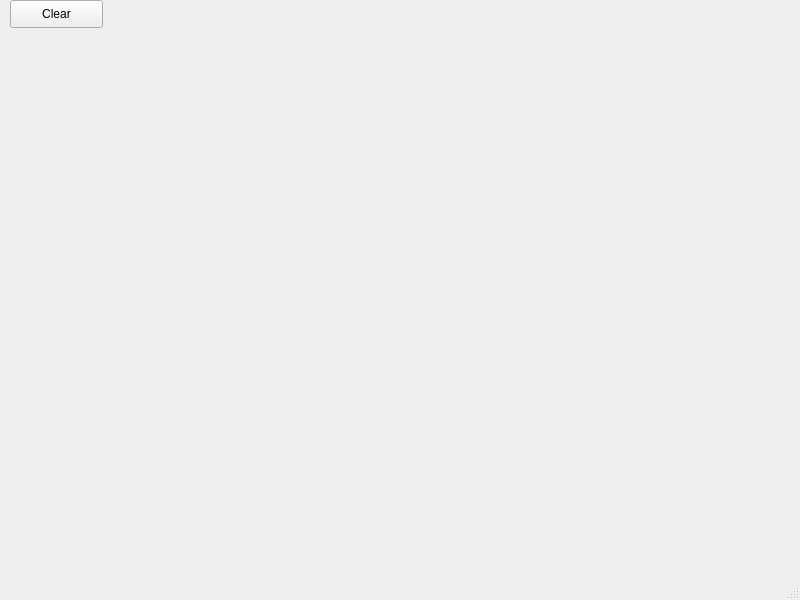
<?xml version="1.0" encoding="UTF-8"?>
<ui version="4.0">
 <class>MainWindow</class>
 <widget class="QMainWindow" name="MainWindow">
  <property name="geometry">
   <rect>
    <x>0</x>
    <y>0</y>
    <width>800</width>
    <height>600</height>
   </rect>
  </property>
  <property name="windowTitle">
   <string>MainWindow</string>
  </property>
  <widget class="QWidget" name="centralwidget">
   <widget class="QLabel" name="label">
    <property name="geometry">
     <rect>
      <x>110</x>
      <y>110</y>
      <width>541</width>
      <height>411</height>
     </rect>
    </property>
    <property name="text">
     <string/>
    </property>
   </widget>
   <widget class="QPushButton" name="pushButton">
    <property name="geometry">
     <rect>
      <x>10</x>
      <y>0</y>
      <width>93</width>
      <height>28</height>
     </rect>
    </property>
    <property name="text">
     <string>Clear</string>
    </property>
   </widget>
  </widget>
  <widget class="QMenuBar" name="menubar">
   <property name="geometry">
    <rect>
     <x>0</x>
     <y>0</y>
     <width>800</width>
     <height>26</height>
    </rect>
   </property>
  </widget>
  <widget class="QStatusBar" name="statusbar"/>
 </widget>
 <resources/>
 <connections/>
</ui>
